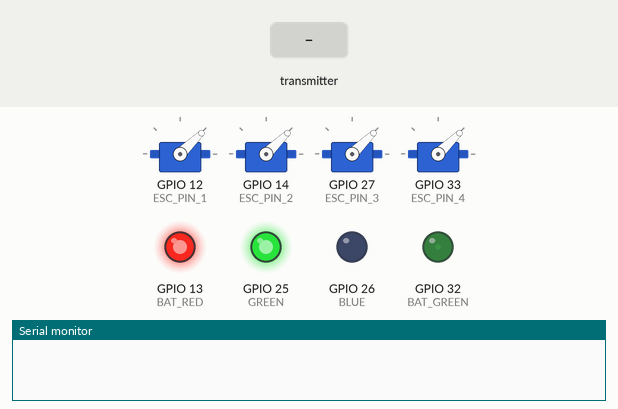
Simulated run of this sketch. Board: ESP32. Parts: 4 × servo, output pins drawn as LEDs (lit = HIGH), the last lines printed to the serial monitor. The inputs (shaded band) are chosen by the test bench. No radio packets arrive unless stated.

Above: at 1.2 s.
1.3 s: the transmitter starts sending throttle = 0
At 1.68 s:
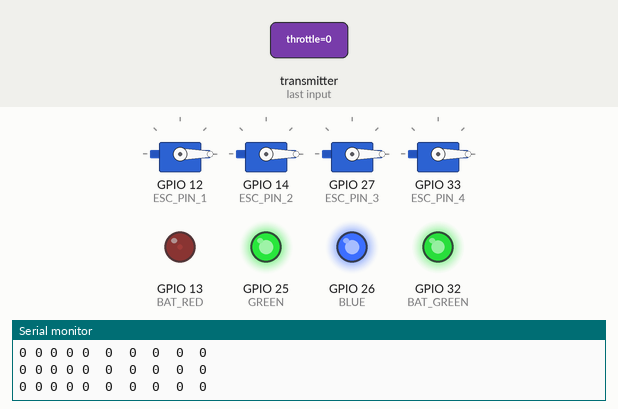
4.3 s: the transmitter starts sending throttle = 1024
At 4.76 s:
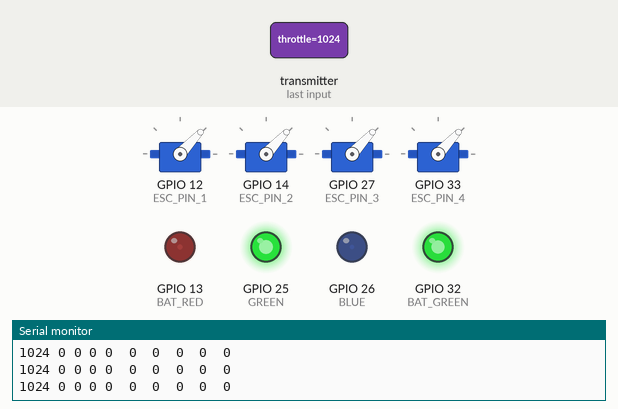
7.3 s: the transmitter starts sending throttle = 2048
At 7.55 s:
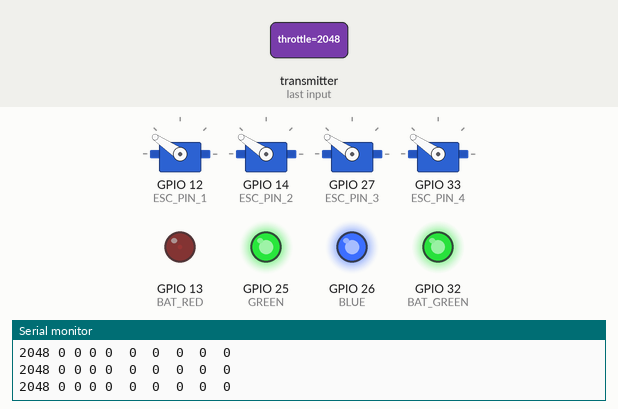
10.3 s: the transmitter starts sending throttle = 4095
At 10.62 s:
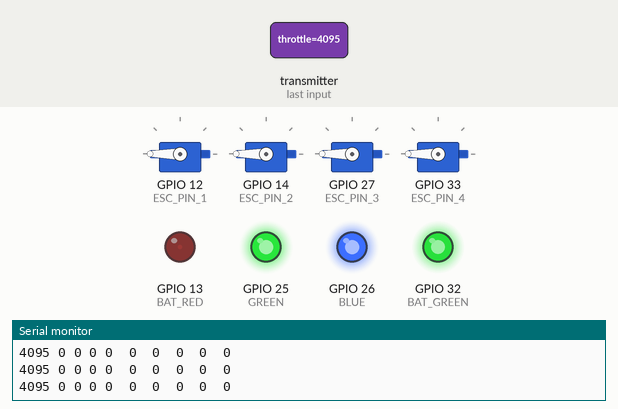
13.3 s: the transmitter starts sending throttle = 0
At 13.7 s:
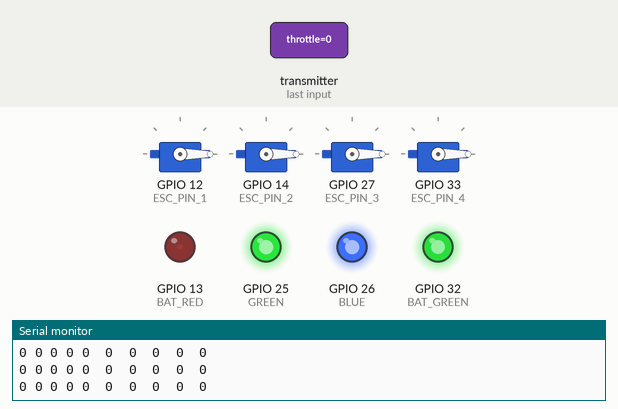
Timing chart, 0 to 42.0 s (numbered marks = the images above; inputs shaded):
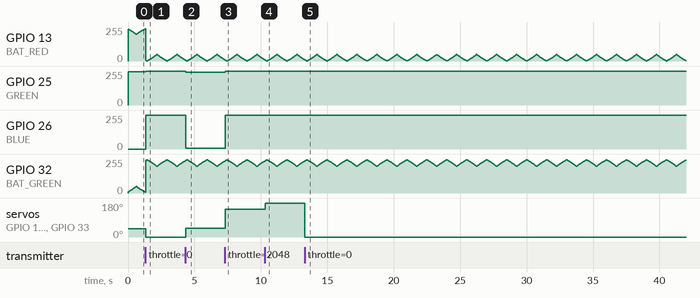

The sketch:

kontrolcu.ino
```cpp
#include<Servo.h>
#include <SPI.h>
#include "nRF24L01.h"
#include "RF24.h"

// use first channel of 16 channels (started from zero)
#define LEDC_CHANNEL_0     0
#define LEDC_CHANNEL_1     1
#define LEDC_CHANNEL_2     2
#define LEDC_CHANNEL_3     3

// use 8 bit precission for LEDC timer
#define LEDC_TIMER_8_BIT  8

// use 5000 Hz as a LEDC base frequency
#define LEDC_BASE_FREQ     1000
#define ESC_BASE_FREQ      50

// fade LED PIN (replace with LED_BUILTIN constant for built-in LED)
#define BAT_RED            13  //BATARYA
#define BAT_GREEN          32  //BATARYA
#define BLUE               26  //UCUS
#define GREEN              25  //UCUS

#define ESC_PIN_1              12
#define ESC_PIN_2              14
#define ESC_PIN_3              27
#define ESC_PIN_4              33

Servo ESC_1;
Servo ESC_2;
Servo ESC_3;
Servo ESC_4;

int brightness = 10;    // how bright the LED is
int fadeAmount = 1;    // how many points to fade the LED by
int pwm = 1000;
char Serialdata;
bool led_status = 0;
bool drone_status = 0;

// Arduino like analogWrite
// value has to be between 0 and valueMax
void ledcAnalogWrite(uint8_t channel, uint32_t value, uint32_t valueMax = 255) {
  // calculate duty, 8191 from 2 ^ 13 - 1
  uint32_t duty = (255 / valueMax) * min(value, valueMax);

  // write duty to LEDC
  ledcWrite(channel, duty);
}

uint32_t NUM = 5;

struct dataStruct{
  int16_t throttle;
  int16_t yaw;
  int8_t pitch;
  int8_t roll;
  int16_t pot;
  bool switch_l;
  bool switch_r;
  bool button_l;
  bool button_r;
  bool k_status;
}data;

RF24 radio(5,4);
const uint64_t pipe = 0xE8E8F0F0E1LL;
unsigned long timer = 0;

void setup() {

  Serial.begin(115200);
  radio.begin();
  radio.setChannel(2);
  radio.setPayloadSize(13);
  radio.setDataRate(RF24_1MBPS);
  radio.openReadingPipe(1,pipe);
  radio.startListening();

  ESC_1.attach(ESC_PIN_1, 10, 1000, 2000);
  ESC_2.attach(ESC_PIN_2, 11, 1000, 2000);
  ESC_3.attach(ESC_PIN_3, 12, 1000, 2000);
  ESC_4.attach(ESC_PIN_4, 13, 1000, 2000);

  // Setup timer and attach timer to a led pin

  ledcSetup(LEDC_CHANNEL_0, LEDC_BASE_FREQ, LEDC_TIMER_8_BIT);
  ledcAttachPin(BAT_RED, LEDC_CHANNEL_0);

  ledcSetup(LEDC_CHANNEL_1, LEDC_BASE_FREQ, LEDC_TIMER_8_BIT);
  ledcAttachPin(BAT_GREEN, LEDC_CHANNEL_1);

  ledcSetup(LEDC_CHANNEL_2, LEDC_BASE_FREQ, LEDC_TIMER_8_BIT);
  ledcAttachPin(BLUE, LEDC_CHANNEL_2);

  ledcSetup(LEDC_CHANNEL_3, LEDC_BASE_FREQ, LEDC_TIMER_8_BIT);
  ledcAttachPin(GREEN, LEDC_CHANNEL_3);

}

void loop() {

  ESC_1.writeMicroseconds(pwm);
  ESC_2.writeMicroseconds(pwm);
  ESC_3.writeMicroseconds(pwm);
  ESC_4.writeMicroseconds(pwm);

  if(led_status == 0){
    ledcAnalogWrite(LEDC_CHANNEL_0, 250-brightness);
    ledcAnalogWrite(LEDC_CHANNEL_1, brightness);
    ledcAnalogWrite(LEDC_CHANNEL_2, 250-map(pwm,1000,2000,250,5));
    ledcAnalogWrite(LEDC_CHANNEL_3, map(pwm,1000,2000,250,5));
  }else{
    ledcAnalogWrite(LEDC_CHANNEL_0, brightness);
    ledcAnalogWrite(LEDC_CHANNEL_1, 250-brightness);
    ledcAnalogWrite(LEDC_CHANNEL_2, 250-map(pwm,1000,2000,250,5));
    ledcAnalogWrite(LEDC_CHANNEL_3, map(pwm,1000,2000,250,5));
  }

  brightness = brightness + fadeAmount;

  // reverse the direction of the fading at the ends of the fade:100-65400
  if (brightness <= 0 || brightness >= 50) {
    fadeAmount = -fadeAmount;
  }

  if (radio.available()){
    radio.read(&data, sizeof(data));
    Serial.print(data.throttle);
    Serial.print(" ");
    Serial.print(data.yaw);
    Serial.print(" ");
    Serial.print(data.pitch);
    Serial.print(" ");
    Serial.print(data.roll);
    Serial.print(" ");
    Serial.print(data.pot);
    Serial.print("\t");
    Serial.print(data.switch_l);
    Serial.print("\t");
    Serial.print(data.switch_r);
    Serial.print("\t");
    Serial.print(data.button_l);
    Serial.print("\t");
    Serial.print(data.button_r);
    Serial.print("\t");
    Serial.print(data.k_status);
    Serial.println();
    delay(10);
    led_status = 1;
    if(data.k_status == 1)
      drone_status = 1;
    if(drone_status==data.k_status)
      pwm = data.throttle;
    timer = 0;
  }
  else{
    timer += 20-brightness/5;
    delay(20-brightness/5);
  //Serial.println("No radio available");
  }

  if(timer>500){
    led_status = 0;
   /* if(drone_status==1)
      pwm = 1500;
   */
  }
}
```

Measured:
- after the input at 1.3 s, GPIO 25 (GREEN): 249/255 → 255/255 at once; GPIO 26 (BLUE): 0/255 → 255/255 at once; servo on GPIO 12 (ESC_PIN_1), servo on GPIO 14 (ESC_PIN_2), servo on GPIO 27 (ESC_PIN_3), servo on GPIO 33 (ESC_PIN_4): 44° → 0° at once
- after the input at 4.3 s, GPIO 25 (GREEN): 255/255 → 244/255 at once; GPIO 26 (BLUE): 255/255 → 5/255 at once; servo on GPIO 12 (ESC_PIN_1), servo on GPIO 14 (ESC_PIN_2), servo on GPIO 27 (ESC_PIN_3), servo on GPIO 33 (ESC_PIN_4): 0° → 47° at once
- after the input at 7.3 s, GPIO 25 (GREEN): 244/255 → 255/255 at once; GPIO 26 (BLUE): 5/255 → 255/255 at once; servo on GPIO 12 (ESC_PIN_1), servo on GPIO 14 (ESC_PIN_2), servo on GPIO 27 (ESC_PIN_3), servo on GPIO 33 (ESC_PIN_4): 47° → 146° at once
- after the input at 10.3 s, servo on GPIO 12 (ESC_PIN_1), servo on GPIO 14 (ESC_PIN_2), servo on GPIO 27 (ESC_PIN_3), servo on GPIO 33 (ESC_PIN_4): 146° → 180° at once
- after the input at 13.3 s, servo on GPIO 12 (ESC_PIN_1), servo on GPIO 14 (ESC_PIN_2), servo on GPIO 27 (ESC_PIN_3), servo on GPIO 33 (ESC_PIN_4): 180° → 0° at once
